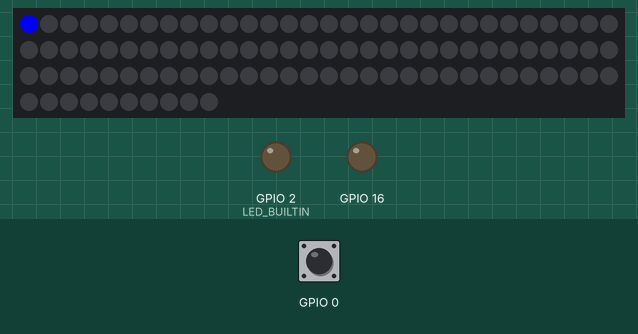
A sketch run on a simulated ESP8266 (NodeMCU). On the bench: 100 RGB LEDs in strip order, left to right, continuing on the next row, output pins drawn as LEDs (lit = HIGH, except the on-board LED, lit = LOW). Dashed ring = blinking. The inputs (shaded band) are chosen by the test bench; at power-on: GPIO 0 HIGH. WiFi joins after 1.5 s; servers stay silent unless stated; what the sketch prints to the serial monitor is not drawn.

Above: at 3.2 s.
3.3 s: GPIO 0 pulled LOW for 3.2 s
At 6.65 s:
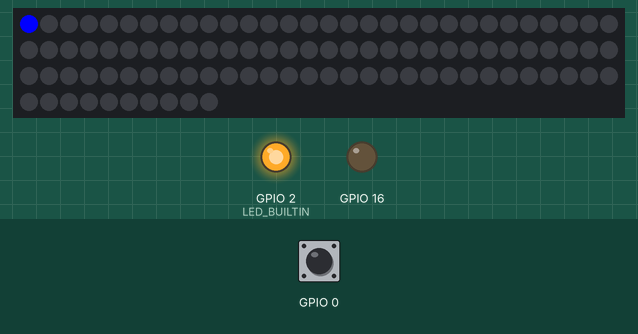
7.1 s: GPIO 0 pulled LOW for 0.15 s
At 7.4 s:
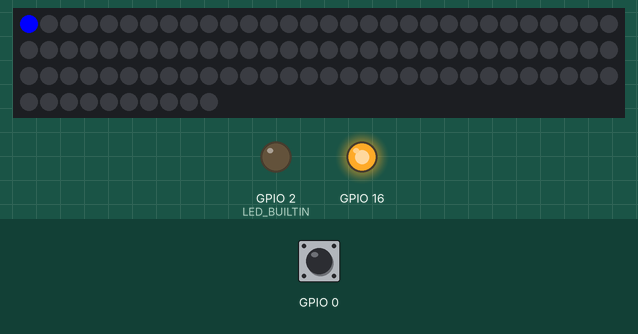
7.8 s: GPIO 0 pulled LOW for 1 s
At 8.9 s:
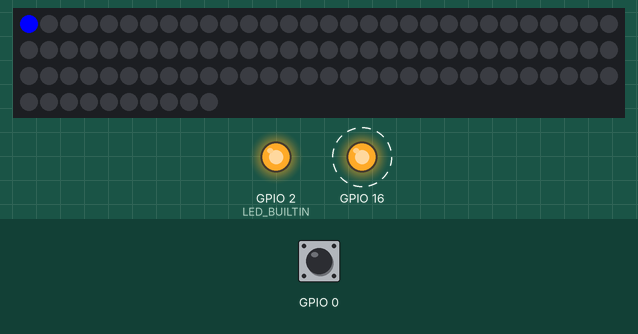
Timing chart, 0 to 15.4 s (numbered marks = the images above; inputs shaded):
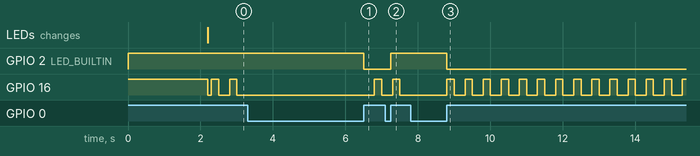

The sketch:

matrix.ino
```cpp
#include <Arduino_JSON.h>
#include <Adafruit_NeoPixel.h>

#define PIN        5 // On Trinket or Gemma, suggest changing this to 1

#define NUMPIXELS 100 // Popular NeoPixel ring size

Adafruit_NeoPixel pixels(NUMPIXELS, PIN, NEO_GRB + NEO_KHZ800);

uint32_t colors[100] = {0xff};

/*
	Minimal Esp8266 Websockets Client

	This sketch:
        1. Connects to a WiFi network
        2. Connects to a Websockets server
        3. Sends the websockets server a message ("Hello Server")
        4. Sends the websocket server a "ping"
        5. Prints all incoming messages while the connection is open

    NOTE:
    The sketch dosen't check or indicate about errors while connecting to
    WiFi or to the websockets server. For full example you might want
    to try the example named "Esp8266-Client".

	Hardware:
        For this sketch you only need an ESP8266 board.

	Created 15/02/2019
	By Gil Maimon
	https://github.com/gilmaimon/ArduinoWebsockets

*/

const int XNET_CMD_INVALID = 0; // 无效命令 (invalid)
const int XNET_CMD_RESPONSE = 1; // 回复 (response)
const int XNET_CMD_AUTH = 2; // 认证 (auth)
const int XNET_CMD_CLOSE = 3; // 断开 (close)
const int XNET_CMD_PING = 4; // ping
const int XNET_CMD_PONG = 5; // pong
const int XNET_CMD_STATE_REPORT = 6; // 状态上报 (state report)
const int XNET_CMD_EVENT_REPORT = 7; // 事件上报 (event report)
const int XNET_CMD_CALL = 8; // 服务调用 (service call)

const char* GID_ZERO = "0000000000000000";
const char* YQMIOT_GID = "7ffffffffffe0100";

#include <ArduinoWebsockets.h>
#include <ESP8266WiFi.h>

const char* ssid = "HomeWifi"; //Enter SSID
const char* password = "88888888"; //Enter Password
const char* websockets_server_host = "172.16.6.25"; //Enter server adress
const uint16_t websockets_server_port = 8080; // Enter server port
long time_prev = 0;
char *nid = "0127da13ae000100";
char *token = "faf36ea2e1f87615";
JSONVar p;
bool open = false;
bool immdyupdate = false;
const char *url = "ws://192.168.31.254:8080/ws";

using namespace websockets;

class Fsm {
public:
  Fsm() {
    this->_state = 0;
    this->_needconnect = false;
    this->_connecttime = 0;
    this->_retry_count = 0;
    this->_client.onMessage([this](WebsocketsClient&, WebsocketsMessage msg) {
      this->on_message(msg.data());
    });
    this->_client.onEvent([this](WebsocketsClient&, WebsocketsEvent event, WSInterfaceString data) {
      if(event == WebsocketsEvent::ConnectionOpened) {
        Serial.print(this->_state);
          Serial.println("Connnection Opened");
          this->on_connect();
      } else if(event == WebsocketsEvent::ConnectionClosed) {
          Serial.println("Connnection Closed");
          this->on_close();
      } else if(event == WebsocketsEvent::GotPing) {
          Serial.println("Got a Ping!");
      } else if(event == WebsocketsEvent::GotPong) {
          Serial.println("Got a Pong!");
      }
    });
  }

  void connect() {
    if (this->_state == 0) {
      this->_state = 1;
      this->_needconnect = true;
      this->_retry_count = 0;
      this->_connecttime = 0;
    }
  }

  void on_close() {
    if (this->_state == 1) {
      int s = min((1<<this->_retry_count++), 30);
      this->_connecttime = millis() + s * 1000;
      Serial.print("retry ");
      Serial.print(s);
      Serial.println();
    } else if (this->_state == 2) {
      this->_state = 1;
      this->_retry_count = 0;
      this->_needconnect = true;
    }
  }

  void on_message(WSInterfaceString data) {
    Serial.print(data);
    Serial.println();

    JSONVar v = JSON.parse(data);

    if (this->_state == 1) {
      // 等待登陆回包
    } else if (this->_state == 2) {
      if (JSON.typeof(v) == "undefined") {
        return;
      }

      if ((int)v["cmd"] == XNET_CMD_CALL) {
        JSONVar payload = v["payload"];
        if (String((const char*)payload["name"]) == "setpixel") {
          int index = (int)payload["index"];
          uint32_t color = (int)payload["color"];
          colors[index] = color & 0xffffff;
          Serial.print(color);
          Serial.println();
        }
      }
    }
  }

  void on_connect() {
    if (this->_state == 1) {
      JSONVar v;
      v["dst"] = "0000000000000000";
      v["src"] = nid;
      v["cmd"] = 241;
      v["payload"] = JSONVar();
      v["payload"]["nid"] = 0;
      v["payload"]["nid"] = nid;
      v["payload"]["token"] = token;
      String data = JSON.stringify(v);
      Serial.println(data);
      this->_client.send(data);
      this->_state = 2;
    }
  }

  void poll() {
    this->_client.poll();

    // 连接倒计时
    if (this->_connecttime > 0
      && this->_connecttime <= millis()) {
      this->_connecttime = 0;
      this->_needconnect = true;
    }

    // 立即连接
    if (this->_needconnect) {
      this->_needconnect = false;
      bool ret = this->_client.connect(url);
      if (!ret) {
        int s = min((1<<this->_retry_count++), 30);
        this->_connecttime = millis() + s * 1000;
        Serial.print("retry ");
        Serial.print(s);
        Serial.println();
      }
      Serial.print("connect ");
      Serial.print(ret);
      Serial.println();
    }
  }

  int _state;
  WebsocketsClient _client;
  bool _needconnect;
  long _connecttime;
  int _retry_count;
};

Fsm fsm;

void setup() {
    Serial.begin(115200);

    pixels.begin();

    pinMode(LED_BUILTIN, OUTPUT);
    pinMode(0, INPUT_PULLUP);
    pinMode(16, OUTPUT);
    digitalWrite(16, HIGH);
    digitalWrite(LED_BUILTIN, HIGH);

    // Connect to wifi
    WiFi.setSleep(false);
    WiFi.setAutoReconnect(true);
    WiFi.begin(ssid, password);

    // Wait some time to connect to wifi
    for(int i = 0; i < 10 && WiFi.status() != WL_CONNECTED; i++) {
        Serial.print(".");
        delay(1000);
    }

    // 启动网络连接
    fsm.connect();
}

void loop() {
  fsm.poll();

  // 定时触发立即上报
  if (millis()-time_prev > 5000) {
    time_prev = millis();
    immdyupdate = true;
  }

  // 处理按键，切换led，并立即上报
  if (digitalRead(0) == LOW) {
    delay(20);
    if (digitalRead(0) == LOW) {
      open = !open;
      immdyupdate = true;
      while(digitalRead(0) == LOW);
    }
  }

  // 数据上报
  if (immdyupdate) {
    immdyupdate = false;
    if (fsm._state == 2) {
      JSONVar v;
      v["dst"] = "7ffffffffffe0100";
      v["src"] = nid;
      v["cmd"] = 1;
      v["payload"] = JSONVar();
      v["payload"]["open"] = open;
      String vv = JSON.stringify(v);
      fsm._client.send(vv);
      Serial.println(vv);
    }
    digitalWrite(LED_BUILTIN, open ? LOW : HIGH);
  }

  // 同步led
  if (fsm._state != 2) {
    digitalWrite(16, (millis()%500) < 300 ? LOW : HIGH);
  } else {
    digitalWrite(16, HIGH);
  }

  pixels.clear();
  for(int i=0; i<NUMPIXELS; i++) {
    pixels.setPixelColor(i, colors[i]);
  }
  pixels.show();
}
```

Measured:
- after the input at 3.3 s, GPIO 2 (LED_BUILTIN): HIGH → LOW after 3.2 s
- after the input at 7.1 s, GPIO 2 (LED_BUILTIN): LOW → HIGH after 0.15 s
- after the input at 7.8 s, GPIO 2 (LED_BUILTIN): HIGH → LOW after 1.0 s
- by itself, GPIO 16: alternates HIGH for 0.20 s and LOW for 0.30 s
